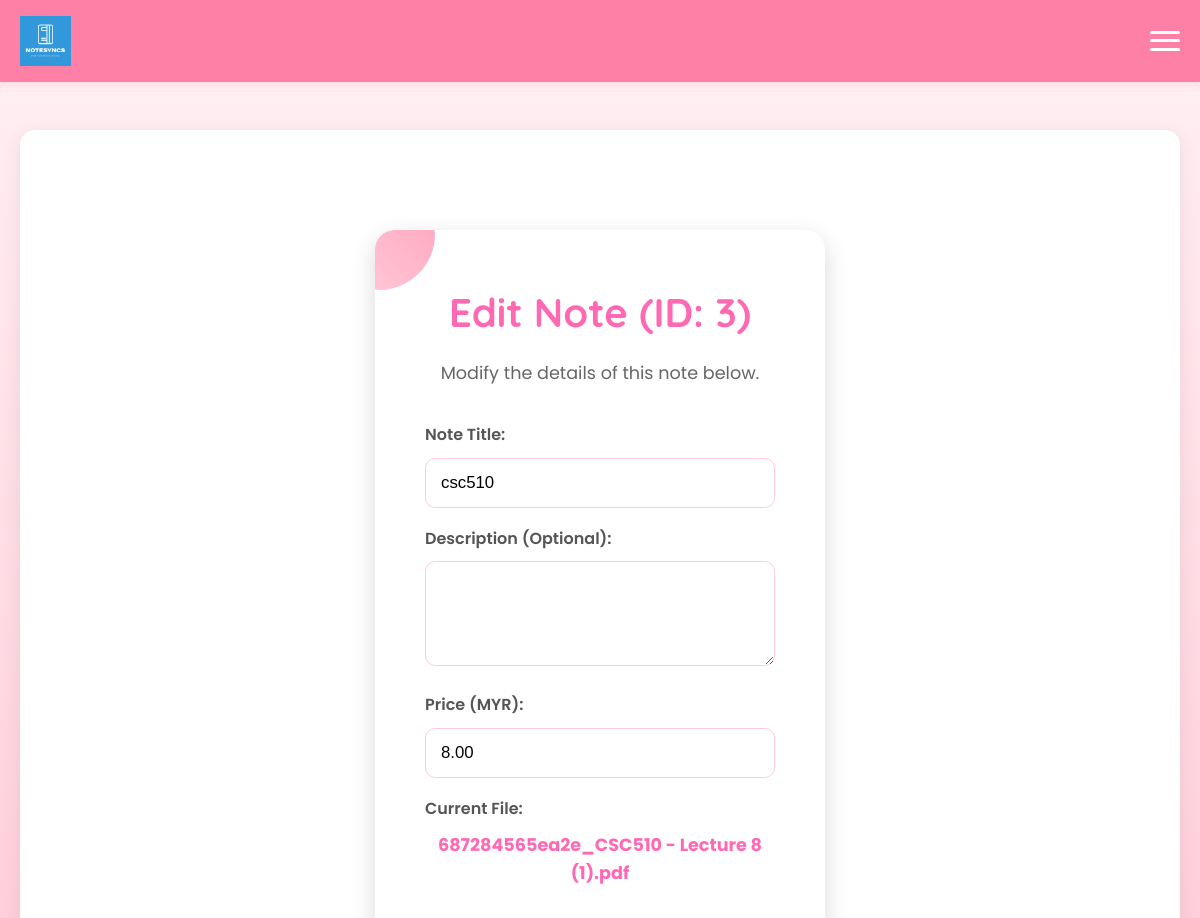
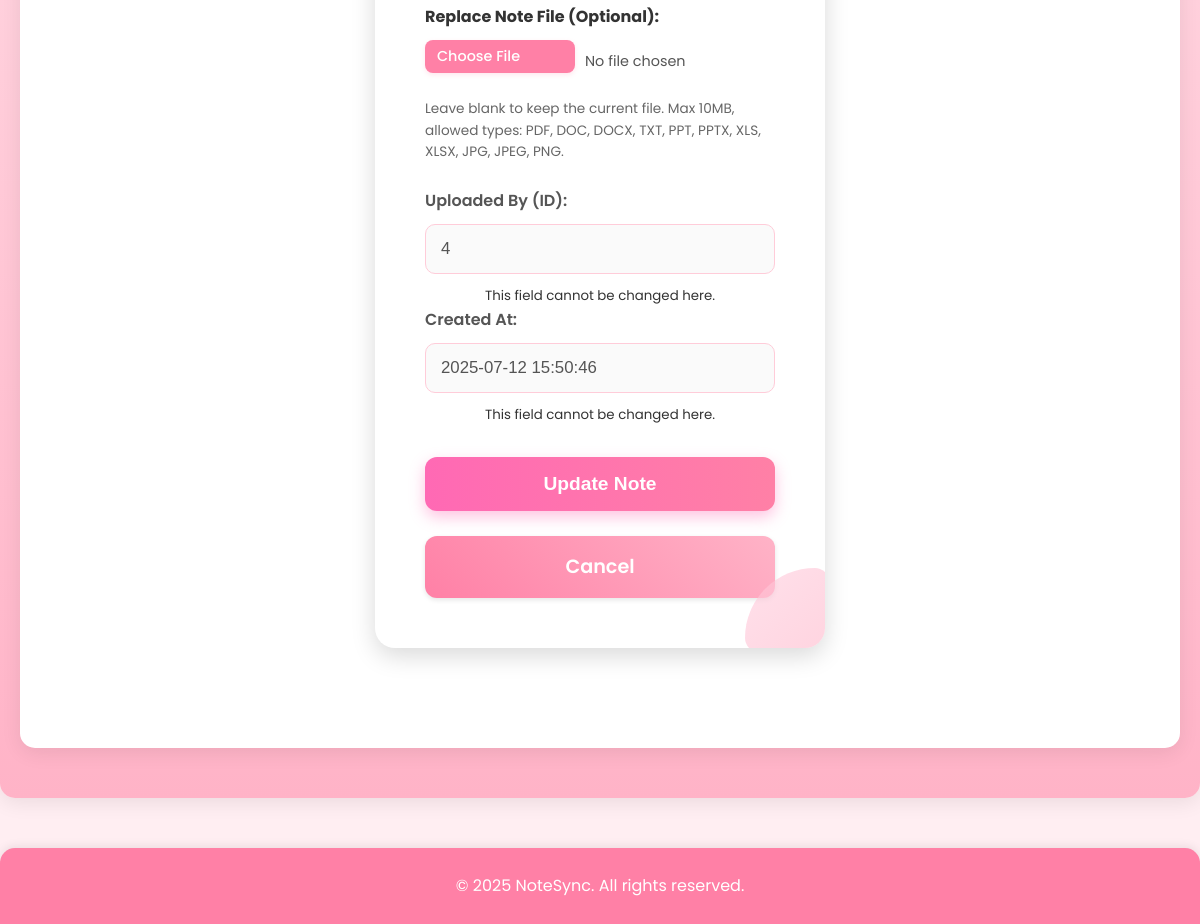
The app's page /admin/edit-notes.php?id=3 (signed in) with its own data (2 pictures, top to bottom).
### tables this page shows
CREATE TABLE `notes` (
  `id` int(11) NOT NULL,
  `title` varchar(255) NOT NULL,
  `description` text DEFAULT NULL,
  `price` decimal(10,2) NOT NULL,
  `file_path` varchar(255) NOT NULL,
  `uploaded_by` int(11) DEFAULT NULL,
  `created_at` timestamp NULL DEFAULT current_timestamp()
);

### admin/edit-notes.php (the view, shortened to what this page needs)
<?php
require_once '../includes/db_connect.php';
$note_id = $_GET['id'] ?? null;
$title = $description = $price = $file_path_display = $uploaded_by_display = $created_at_display = '';
$current_file_path = '';
if ($conn) {
    $sql_fetch = "SELECT id, title, description, price, file_path, uploaded_by, created_at FROM notes WHERE id = ?";
    if ($stmt_fetch = $conn->prepare($sql_fetch)) {
        $stmt_fetch->bind_param("i", $note_id);
        $stmt_fetch->execute();
        $result_fetch = $stmt_fetch->get_result();
        if ($result_fetch->num_rows === 1) {
            $note = $result_fetch->fetch_assoc();
            $title = htmlspecialchars($note['title']);
            $description = htmlspecialchars($note['description']);
            $price = htmlspecialchars($note['price']);
            $current_file_path = $note['file_path'];
            $file_path_display = htmlspecialchars(basename($note['file_path']));
            $uploaded_by_display = htmlspecialchars($note['uploaded_by']);
            $created_at_display = htmlspecialchars($note['created_at']);
        } else {
            $general_err = "Note not found.";
        }
    } else {
        $general_err = "Database error: Could not prepare fetch statement.";
    }
} else {
    $general_err = "Database connection not established.";
}
require_once '../includes/header.php';
?>
<div class="main-content-area">
    <div class="auth-container">
        <h2>Edit Note (ID: <?php echo htmlspecialchars($note_id); ?>)</h2>
        <p>Modify the details of this note below.</p>
        <form action="edit-notes.php?id=<?php echo htmlspecialchars($note_id); ?>" method="post" enctype="multipart/form-data">
            <label>Note Title:</label>
            <input type="text" name="title" value="<?php echo htmlspecialchars($title); ?>">
            <label>Description (Optional):</label>
            <textarea name="description" rows="5"><?php echo htmlspecialchars($description); ?></textarea>
            <label>Price (MYR):</label>
            <input type="number" step="0.01" name="price" value="<?php echo htmlspecialchars($price); ?>">
            <label>Current File:</label>
            <p>
                <?php if ($file_path_display): ?>
                    <a href="<?php echo htmlspecialchars($current_file_path); ?>" target="_blank"><?php echo $file_path_display; ?></a>
                <?php else: ?>
                    No file uploaded.
                <?php endif; ?>
            </p>
            <div class="form-group">
                <label for="noteFile" style="font-weight: bold; color: #333;">Replace Note File (Optional):</label>
                <div class="file-input-display-wrapper"> <label for="noteFile" class="custom-file-label">Choose File</label>
                    <span id="file-name-display">No file chosen</span>
                </div>
                <small class="form-text text-muted" style="color: #666 !important;">
                    Leave blank to keep the current file. Max 10MB, allowed types: PDF, DOC, DOCX, TXT, PPT, PPTX, XLS, XLSX, JPG, JPEG, PNG.
                </small>
            </div>
            <label>Uploaded By (ID):</label>
            <input type="text" value="<?php echo $uploaded_by_display; ?>" disabled>
            <small>This field cannot be changed here.</small>
            <label>Created At:</label>
            <input type="text" value="<?php echo $created_at_display; ?>" disabled>
            <small>This field cannot be changed here.</small>
            <button type="submit" class="btn btn-primary">Update Note</button>
            <a href="manage-existing-notes.php" class="btn btn-secondary">Cancel</a>
        </form>
    </div>
</div>
<?php
require_once '../includes/footer.php';
?>

### css/style.css (style rules this page uses)
:root { --primary-pink: #ff69b4; --secondary-pink: #ff80a6; --light-pink: #ffb3c7; --pale-pink: #ffccdd; --very-light-pink: #ffeef2; }
* { margin: 0; padding: 0; box-sizing: border-box; }
html { scroll-behavior: smooth; }
body { font-family: 'Poppins', sans-serif; margin: 0; padding: 0; background-color: #ffeef2; color: #333; line-height: 1.6; padding-top: 60px; }
.auth-container { background-color: #ffffff; border-radius: 20px; box-shadow: 0 8px 25px rgba(0, 0, 0, 0.15); padding: 50px; width: 100%; max-width: 450px; margin: 70px auto; text-align: center; position: relative; overflow: hidden; }
.auth-container::before { content: ''; position: absolute; top: -20px; left: -20px; width: 80px; height: 80px; background: linear-gradient(45deg, #ffb3c7, #ff80a6); border-radius: 30% 70% 70% 30% / 30% 30% 70% 70%; opacity: 0.7; z-index: 0; }
.auth-container::after { content: ''; position: absolute; bottom: -20px; right: -20px; width: 100px; height: 100px; background: linear-gradient(135deg, #ffccdd, #ffb3c7); border-radius: 70% 30% 30% 70% / 70% 70% 30% 30%; opacity: 0.6; z-index: 0; }
.auth-container h2 { font-family: 'Quicksand', sans-serif; font-size: 2.5em; color: #ff69b4; margin-bottom: 15px; position: relative; z-index: 1; }
.auth-container p { font-size: 1.1em; color: #666; margin-bottom: 35px; position: relative; z-index: 1; }
.form-group { margin-bottom: 25px; text-align: left; width: 100%; position: relative; z-index: 1; }
.form-group label { display: block; margin-bottom: 10px; font-weight: 600; color: #555; }
.btn { display: inline-block; padding: 16px 25px; font-size: 1.2em; font-weight: 600; border-radius: 12px; cursor: pointer; text-decoration: none; text-align: center; transition: background-color 0.3s ease, transform 0.2s ease, box-shadow 0.3s ease; box-sizing: border-box; background-image: linear-gradient(45deg, #ff80a6, #ffb3c7); border: none; box-shadow: 0 4px 10px rgba(255, 128, 166, 0.3); }
.btn-primary { background-color: #ff69b4; color: white; border: none; width: 100%; margin-top: 30px; margin-bottom: 25px; background-image: linear-gradient(to right, #ff69b4, #ff80a6); box-shadow: 0 6px 15px rgba(255, 105, 180, 0.4); }
.auth-container p a { color: #ff69b4; text-decoration: none; font-weight: bold; }
form label { display: block; text-align: left; width: 100%; margin-bottom: 10px; font-weight: 600; color: #555; }
form input[type="text"], form input[type="password"], form input[type="email"], form input[type="number"], form textarea, form select { width: 100%; padding: 14px 15px; margin-bottom: 8px; border: 1px solid #ffccd9; border-radius: 10px; font-size: 1.05em; box-sizing: border-box; }
.main-content-area { padding: 30px; max-width: 1200px; margin: 30px auto; background-color: #ffffff; border-radius: 15px; box-shadow: 0 5px 20px rgba(0,0,0,0.08); }
.file-input-display-wrapper { display: flex !important; align-items: center !important; gap: 10px !important; margin-bottom: 15px !important; width: auto !important; flex-wrap: nowrap !important; min-width: 0; }
.custom-file-label { display: inline-flex !important; background-color: #ff80a6 !important; color: #fff !important; padding: 6px 12px !important; border-radius: 8px !important; cursor: pointer !important; font-size: 0.9rem !important; font-weight: 500 !important; box-shadow: 0 2px 5px rgba(255, 128, 166, 0.2) !important; border: none !important; flex-shrink: 0 !important; white-space: nowrap !important; height: auto !important; line-height: normal !important; max-width: 150px !important; box-sizing: border-box !important; }
#file-name-display { display: inline-block !important; color: #555 !important; font-size: 0.9rem !important; white-space: nowrap !important; overflow: hidden !important; text-overflow: ellipsis !important; flex-grow: 1 !important; flex-shrink: 1 !important; min-width: 50px !important; max-width: calc(100% - 160px) !important; box-sizing: border-box !important; }
.form-text.text-muted { font-size: 0.85rem; color: #777 !important; margin-top: 5px; display: block; width: 100%; }
.btn-secondary { background-color: #6c757d; color: #fff; border: none; width: 100%; transition: background-color 0.3s ease, transform 0.2s ease, box-shadow 0.3s ease; cursor: pointer; box-shadow: 0 2px 5px rgba(0,0,0,0.1); }

### records on screen
notes: title "csc510", price "8.00", file_path "687284565ea2e_CSC510 - Lecture 8 (1).pdf", uploaded_by "4", created_at "2025-07-12 15:50:46"

### other values on screen
$note_id "3"
